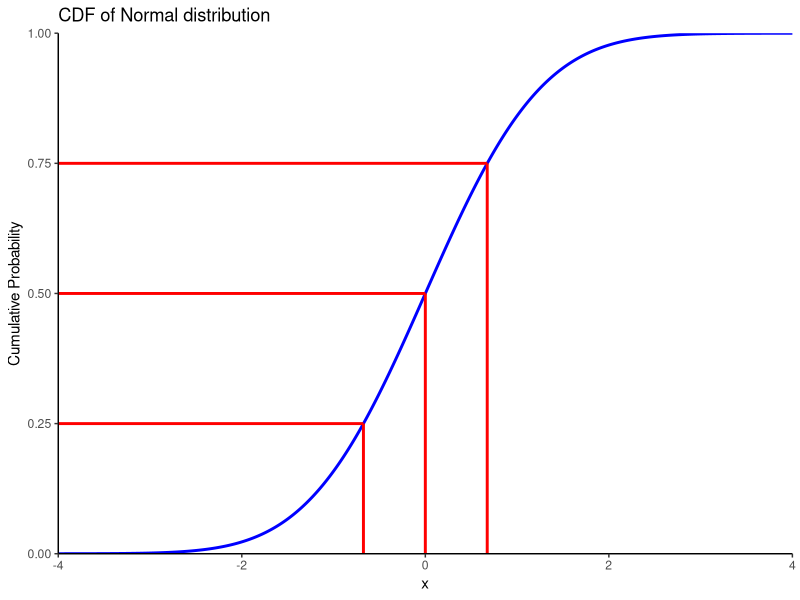

Source code (R):
## ---- chunk 1
library(tidyverse)
## ---- chunk 2

# Definer normalfordelingens parametre
mean <- 0     # Middelværdi
sd <- 1       # Standardafvigelse

# Beregn kvantiler for normalfordelingen
quantiler <- qnorm(c(0.25, 0.5, 0.75), mean = mean, sd = sd)

# Opret data til CDF og segmenter
x_values <- seq(-4, 4, length.out = 1000)
cdf_values <- pnorm(x_values, mean = mean, sd = sd)
cdf_data <- tibble(x = x_values, cdf = cdf_values)

h_data <- tibble(
  x = rep(-4, 3),  # Horisontale linjer starter ved y-aksen (-4 på x-aksen)
  y = c(0.25, 0.5, 0.75),
  xend = quantiler,
  yend = c(0.25, 0.5, 0.75)
)

v_data <- tibble(
  x = quantiler,
  xend = quantiler,
  y = rep(0, 3),
  yend = c(0.25, 0.5, 0.75)
)

# Plot CDF med linjer for kvantiler
ggplot(cdf_data, aes(x = x, y = cdf)) +
  geom_line(color = "blue", linewidth = 1) +  # CDF-kurven
  geom_segment(data = v_data, aes(x = x, y = y, xend = xend, yend = yend),
               color = "red", linewidth = 1) +  # Vertikale linjer
  geom_segment(data = h_data, aes(x = x, y = y, xend = xend, yend = yend),
               color = "red", linewidth = 1) +  # Horisontale linjer
  scale_y_continuous(limits = c(0, 1), expand = c(0, 0)) +  # Y-akse fra 0 til 1
  scale_x_continuous(limits = c(-4, 4), expand = c(0, 0)) +  # X-akse fra -4 til 4
  labs(
    title = "CDF of Normal distribution",
    x = "x",
    y = "Cumulative Probability"
  ) +
  theme_classic()

## ---- chunk 3
pnorm(2)
## ---- chunk 4
qnorm(0.42)
## ---- chunk 5
1 - pnorm(200, mean = 183, sd = 9.7)
## ---- chunk 6
1 - pnorm((200-183)/9.7)
## ---- chunk 7
pnorm(190, mean =183, sd = 9.7 )  - pnorm(170, mean = 183, sd = 9.7)
## ---- chunk 8
pnorm(0, mean = 1.55, sd = 0.74)
## ---- chunk 9
5000000*0.01810352
## ---- chunk 10
c(1:5, 5)
